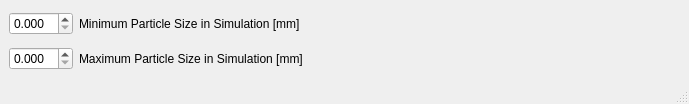
<?xml version="1.0" encoding="UTF-8"?>
<ui version="4.0">
 <class>MainWindow</class>
 <widget class="QMainWindow" name="MainWindow">
  <property name="geometry">
   <rect>
    <x>0</x>
    <y>0</y>
    <width>689</width>
    <height>104</height>
   </rect>
  </property>
  <property name="sizePolicy">
   <sizepolicy hsizetype="Expanding" vsizetype="Preferred">
    <horstretch>0</horstretch>
    <verstretch>0</verstretch>
   </sizepolicy>
  </property>
  <property name="windowTitle">
   <string>MainWindow</string>
  </property>
  <widget class="QWidget" name="centralwidget">
   <property name="sizePolicy">
    <sizepolicy hsizetype="Expanding" vsizetype="Expanding">
     <horstretch>0</horstretch>
     <verstretch>0</verstretch>
    </sizepolicy>
   </property>
   <layout class="QVBoxLayout" name="verticalLayout">
    <item>
     <layout class="QHBoxLayout" name="horizontalLayout_8">
      <item>
       <widget class="QDoubleSpinBox" name="minPar_sim">
        <property name="sizePolicy">
         <sizepolicy hsizetype="Fixed" vsizetype="Fixed">
          <horstretch>0</horstretch>
          <verstretch>0</verstretch>
         </sizepolicy>
        </property>
        <property name="minimumSize in simulation">
         <size>
          <width>75</width>
          <height>0</height>
         </size>
        </property>
        <property name="suffix">
         <string/>
        </property>
        <property name="decimals">
         <number>3</number>
        </property>
        <property name="singleStep">
         <double>0.100000000000000</double>
        </property>
       </widget>
      </item>
      <item>
       <widget class="QLabel" name="label_13">
        <property name="text">
         <string>Minimum Particle Size in Simulation [mm]</string>
        </property>
       </widget>
      </item>
     </layout>
    </item>
    <item>
     <layout class="QHBoxLayout" name="horizontalLayout_9">
      <item>
       <widget class="QDoubleSpinBox" name="maxPar_sim">
        <property name="sizePolicy">
         <sizepolicy hsizetype="Fixed" vsizetype="Fixed">
          <horstretch>0</horstretch>
          <verstretch>0</verstretch>
         </sizepolicy>
        </property>
        <property name="maxmumSize in simulation">
         <size>
          <width>75</width>
          <height>0</height>
         </size>
        </property>
        <property name="suffix">
         <string/>
        </property>
        <property name="decimals">
         <number>3</number>
        </property>
        <property name="singleStep">
         <double>0.100000000000000</double>
        </property>
       </widget>
      </item>
      <item>
       <widget class="QLabel" name="label_14">
        <property name="text">
         <string>Maximum Particle Size in Simulation [mm]</string>
        </property>
       </widget>
      </item>
     </layout>
    </item>
   </layout>
  </widget>
  <widget class="QMenuBar" name="menubar">
   <property name="geometry">
    <rect>
     <x>0</x>
     <y>0</y>
     <width>689</width>
     <height>21</height>
    </rect>
   </property>
  </widget>
  <widget class="QStatusBar" name="statusbar"/>
 </widget>
 <resources/>
 <connections/>
</ui>
